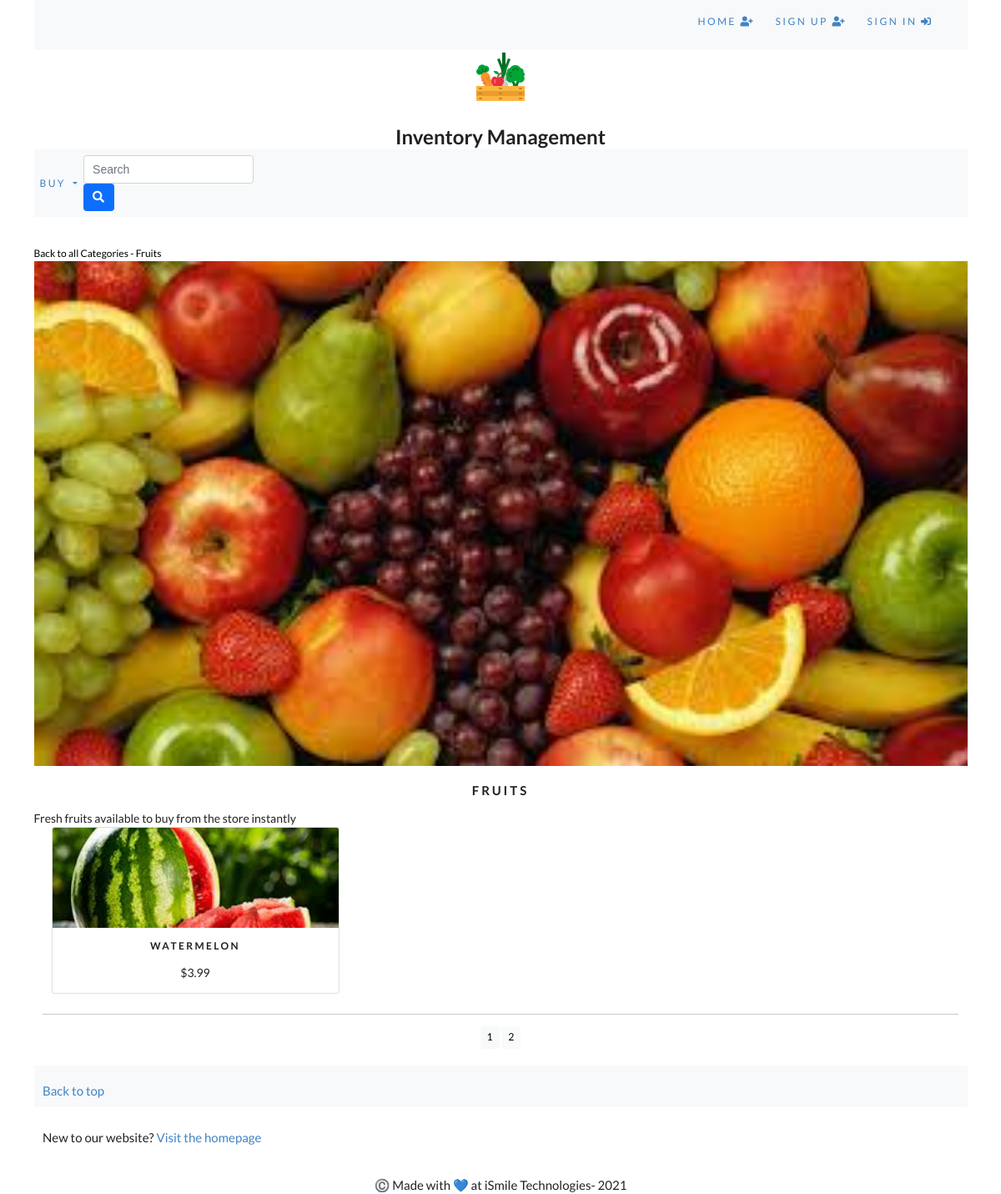
Page /buy/fruits/?page=2 on the committed database.
### buy/models.py (models this page shows, shortened)
class Category(models.Model):
    name = models.CharField(max_length= 250, unique=True)
    slug = models.SlugField(max_length= 250, unique=True)
    description = models.TextField(blank = True)
    image = models.ImageField(upload_to='category', blank = True)
    class Meta:
        ordering = ('name',)
        verbose_name = 'category'
        verbose_name_plural = 'categories'
    def get_url(self):
        return reverse('buy:products_by_category', args =[self.slug])

class Product(models.Model):
    name = models.CharField(max_length= 250, unique=True)
    slug = models.SlugField(max_length= 250, unique=True)
    description = models.TextField(blank = True)
    category= models.ForeignKey(Category, on_delete=models.CASCADE)
    price = models.DecimalField(max_digits = 10, decimal_places = 2)
    image = models.ImageField(upload_to='product', blank = True)
    available = models.BooleanField(default = True)
    created = models.DateTimeField(auto_now_add = True)
    updated = models.DateTimeField(auto_now = True)
    class Meta:
        ordering = ('name',)
        verbose_name = 'product'
        verbose_name_plural = 'products'
    def get_url(self):
        return reverse('buy:each_product_details', args =[self.category.slug,self.slug])

### buy/views.py (the view)
# urls.py: path('',views.allProdCat, name = 'allProdCat'), # just all products
def allProdCat(request,c_slug=None):
    cat_page = None
    products_list = None
    if c_slug != None:
        cat_page = get_object_or_404(Category,slug = c_slug)
        products_list = Product.objects.filter(category = cat_page,available = True)
    else:
        products_list = Product.objects.all().filter(available= True)
    paginator = Paginator(products_list,4)
    try:
        page = int(request.GET.get('page','1'))
    except:
        page = 1
    try:
        products = paginator.page(page)
    except(EmptyPage, InvalidPage):
        products = paginator.page(paginator.num_pages)
    return render(request,'buy/category.html',{'category':cat_page,'products':products})

### buy/context_processors.py (called while the page is built)
def menu_links(request):
    links = Category.objects.all()
    return dict(links = links)

### cart/context_processors.py (called while the page is built)
def counter(request):
    item_count = 0
    if 'admin' in request.path:
        return {}
    else:
        try:
            cart = Cart.objects.filter(cart_id = _cart_id(request))
            cart_items = CartItem.objects.all().filter(cart = cart[:1])
            for cart_item in cart_items:
                item_count += cart_item.quantity
        except Cart.DoesNotExist:
            item_count = 0
    return dict(item_count = item_count)

### cart/views.py (called while the page is built)
def _cart_id(request):
    cart = request.session.session_key # checks if there is a session key in customer browser
    if not cart:
        cart = request.session.create()
    return cart

### buy/templates/buy/category.html (shortened to what this page needs)
{% extends "base.html" %}
{% load static %}
{% block content %}
  {% if category %}
    <div class="row my_row_class">
        <div class="mx-auto">
          <p><a href="{% url 'buy:allProdCat' %}"> Back to all Categories </a> - {{category.name}}</p>
        </div>
    </div>
  {% endif %}
    <div class="mx-auto">
      {% if category %}
      <img class="my_image" src="{{category.image.url}}" alt="{{category.name}}">
    </div>
    <br>
    <div>
      <h1 class="text-center my_title">{{category.name}}</h1>
      <p class="text-justify">{{category.description}}</p>
    </div>
    <div>
      {% endif %}
    <div class="container" >
      <div class="row mx-auto">
        {% for product in products.object_list %}
        <div class="my_bottom_margin col-9 col-sm-12 col-md-4 col-md-12 col-lg-4">
          <div class="card text-center" style="min-width: 18rem;" >
            <a href="{{product.get_url}}"><img class="card-img-top my_image" src="{{product.image.url}}" alt="{{product.name}}"></a>
            <div class="card-body">
              <h4>{{product.name}}</h4>
              <p>${{product.price}}</p>
            </div>
          </div>
        </div>
        {% endfor %}
      </div>
      <div class="mx-auto">
        {% if products.paginator.num_pages > 1 %}
          <hr>
          <div class="text-center">
            {% for pg in products.paginator.page_range %}
              <a href="?page={{pg}}" class="btn btn-light btn-sm {% if products.number == pg %} active {%  endif %}">{{pg}}</a>
            {% endfor %}
          </div>
        {% endif %}
      </div>
      <br>
    </div>
{% endblock %}

### static/css/custom.css (style rules this page uses)
body { font-family: 'Lobster', cursive; }
.my_row_class { padding-top: 15px; }
.my_row_class .mx-auto p { color: #000; font-size: 12px; }
.my_row_class .mx-auto p a { color: #000; font-size: 12px; text-decoration:none; }
.my_image { width: 100%; height: auto; }
.my_title { font-size: 15px; text-transform: uppercase; letter-spacing: .2em; }
.my_bottom_margin { margin-bottom: 10px; }
.card-img-top { width: 100%; height: 10vw; object-fit: cover; }
.card-body h4 { font-size: 12px; text-transform: uppercase; letter-spacing: .2em; }

### rows in the picture
Category: name "Fruits", image (picture), name "FRUITS", description "Fresh fruits available to buy from the store instantly"
Product: image (picture), name "WATERMELON", price "3.99"

### other values in the picture
{{ pg }} "1" "2"
